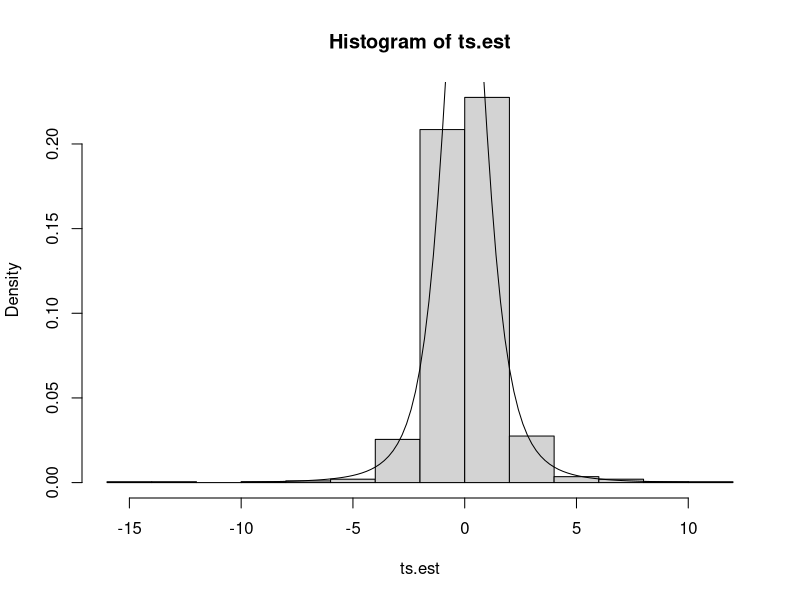

R code for this plot:
## ---- chunk 1
knitr::opts_chunk$set(echo = TRUE)
knitr::opts_chunk$set(message = FALSE)
knitr::opts_chunk$set(warning = FALSE)
## ---- chunk 2
set.seed(1)

n <- 5
X <- runif(n, -50, 50)
beta.0 <- 2
beta.1 <- 3
n.rep <- 1000

ts.est <- sapply(1:n.rep, function(v){
  Y <- beta.0 + beta.1*X + rnorm(n, 0, 10)
  lm.obj <- lm(Y~X)
  (lm.obj$coefficients["X"] - beta.1) / summary(lm.obj)$coefficients["X", 2]
})
## ---- chunk 3
hist(ts.est, freq = FALSE)
curve( dt(x, n-2), from=-10, to=10, add = T )
## ---- chunk 4
set.seed(2)

n <- 200
X <- runif(n, -50, 50)
n.rep <- 1000

conf_int_b0 <- matrix(0, nrow=n.rep, ncol=2)
conf_int_b1 <- matrix(0, nrow=n.rep, ncol=2)
for (r in 1:n.rep){
  Y <- beta.0 + beta.1*X + rnorm(n, 0, 10)
  ci <- confint(lm(Y~X), level = 0.9)
  conf_int_b0[r,] <- ci[1,]
  conf_int_b1[r,] <- ci[2,]
}
